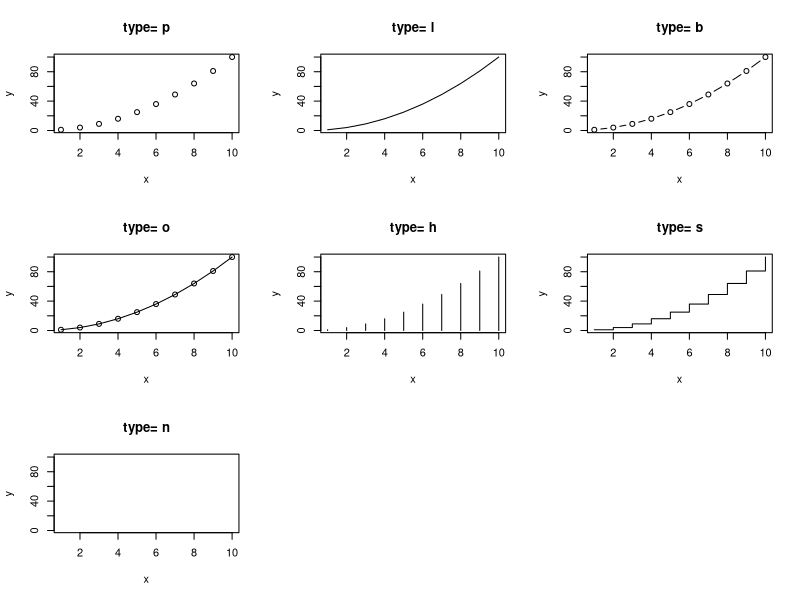
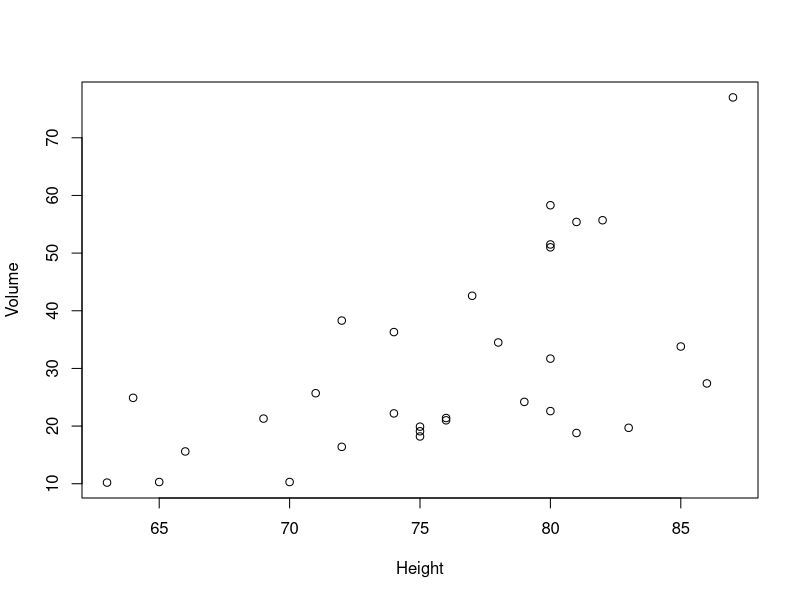
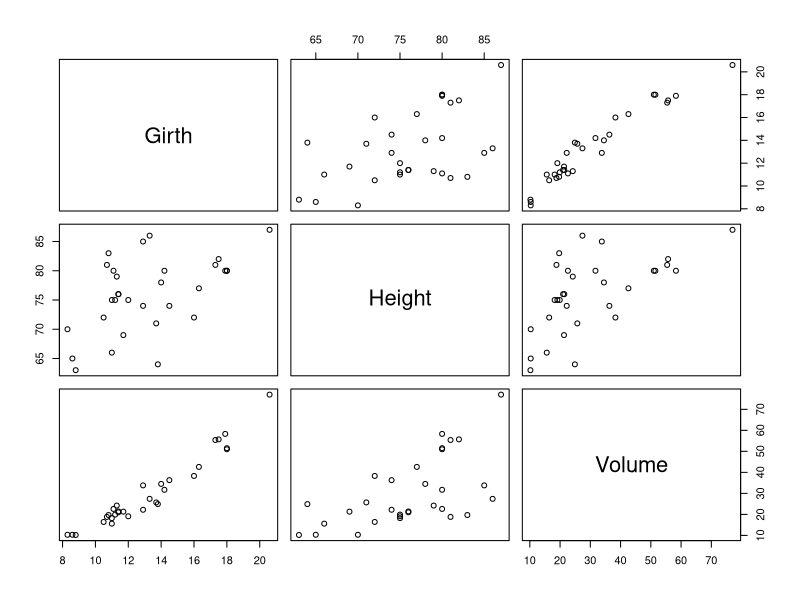
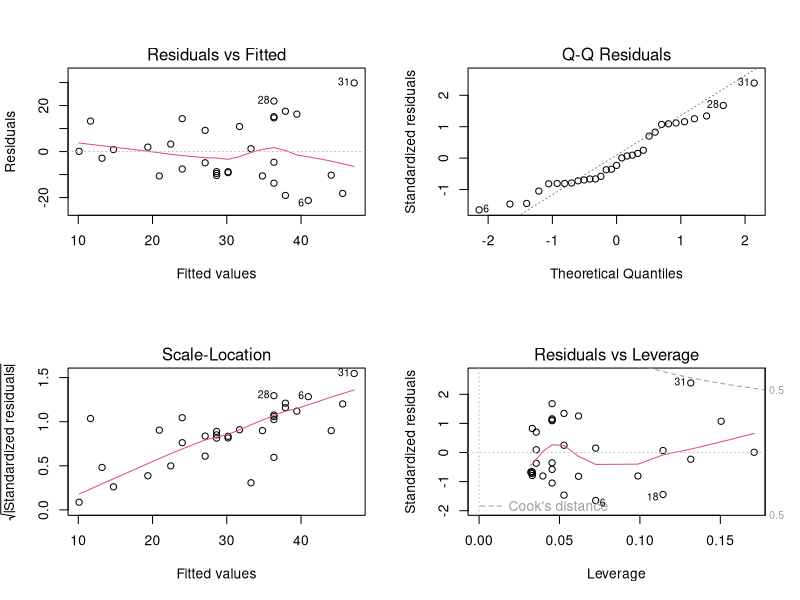
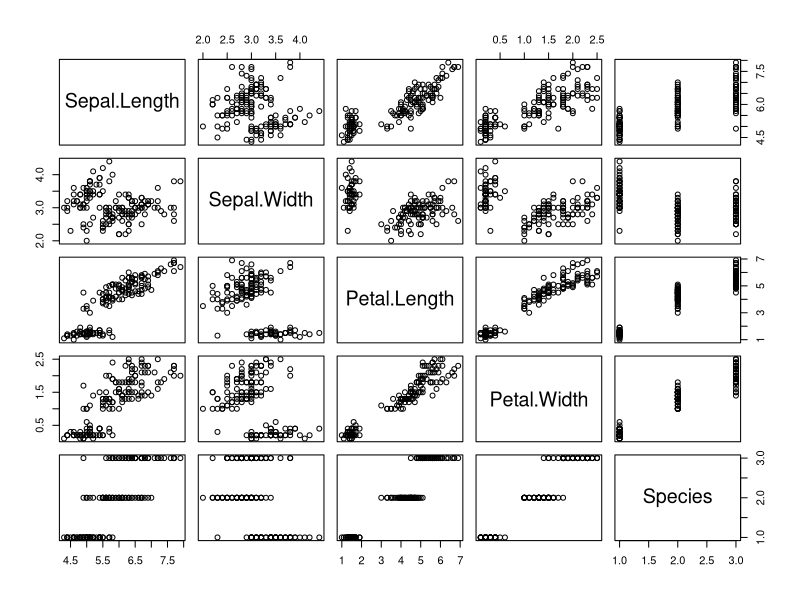
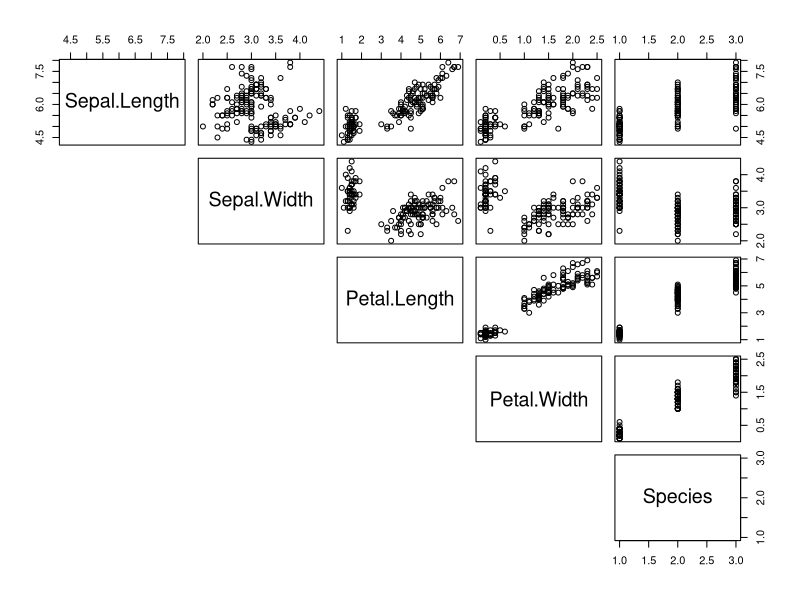
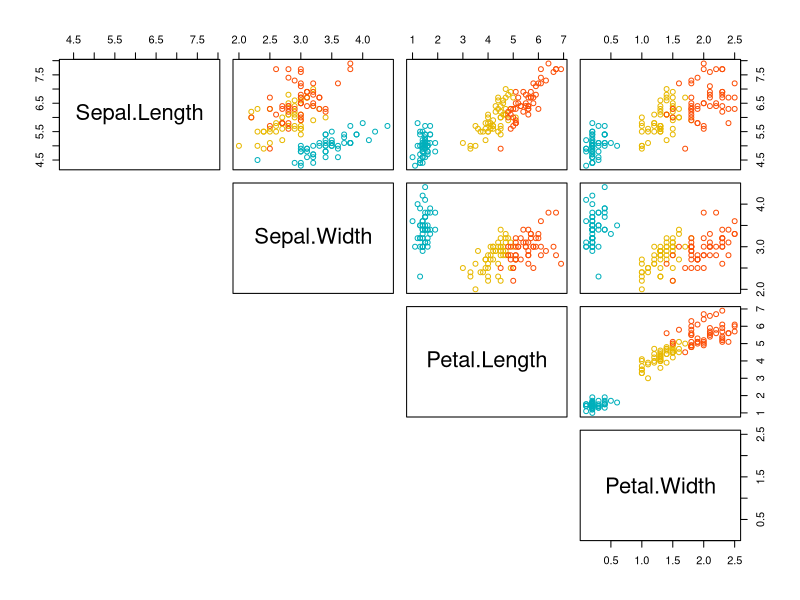
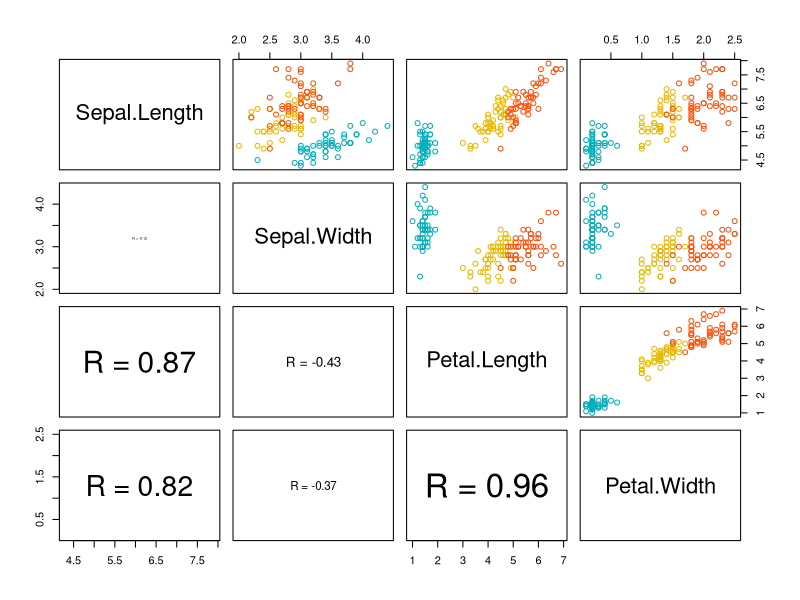

Source code (R) for these figures, in order:
## ---- chunk 1
# membuat vektor data 
x <- c(1:10); y <- x^2
## ---- chunk 2
# membagi jendela grafik menajdi 4 baris dan 2 kolom
par(mfrow=c(3,3))

# loop
type <- c("p","l","b","o","h","s","n")
for (i in type){
  plot(x,y, type= i,
       main= paste("type=", i))
}
## ---- chunk 3
par(mfrow=c(1,1))
## ---- chunk 4
library(tibble)
## ---- chunk 5
# memuat dataset
trees <- as_tibble(trees)

# print 
trees
## ---- chunk 6
# atau 
with(trees, plot(Height, Volume))
## ---- chunk 7
plot(trees)
## ---- chunk 8
# membagi jendela grafik menjadi 2 baris dan 2 kolom
par(mfrow=c(2,2))

# plot
plot(lm(Volume~Height, data=trees))
## ---- chunk 9
par(mfrow=c(1,1))
## ---- chunk 10
# memuat dataset irir
iris <- as_tibble(iris)

# print
iris
## ---- chunk 11
pairs(iris)
## ---- chunk 12
pairs(iris, lower.panel=NULL)
## ---- chunk 13
# drop variabel Species
# simpan dataset baru pada objek iris2
iris2 <- iris[ ,1:4]

# print
iris2

# spesifikasi vaktor warna titik berdasarkan spesies
my_col <- c("#00AFBB", "#E7B800", "#FC4E07")

# plot
pairs(iris2, lower.panel=NULL,
      # spesifikasi warna
      col= my_col[iris$Species])
## ---- chunk 14
# membuat fungsi untuk menghitung
# nilai korelasi yang ditempatkan pada panel bawah
panel.cor <- function(x, y){
    # definisi parameter grafik 
    usr <- par("usr"); on.exit(par(usr))
    par(usr = c(0, 1, 0, 1))
    # menghitung koefisien korelas
    r <- round(cor(x, y), digits=2)
    # menambahkan text berdasarkan koefisien korelasi
    txt <- paste0("R = ", r)
    # mengatur besar text sesuai besarnya nilai korelasi
    cex.cor <- 0.8/strwidth(txt)
    text(0.5, 0.5, txt, cex = cex.cor * abs(r))
}

# kustomisasi panel atas agar
# warna titik berdasarkan factor
my_col <- c("#00AFBB", "#E7B800", "#FC4E07")
upper.panel<-function(x, y){
  points(x,y, col = my_col[iris$Species])
}

pairs(iris2,
      lower.panel= panel.cor,
      upper.panel= upper.panel)
## ---- chunk 15
# kustomisasi panel atas
upper.panel<-function(x, y){
  points(x,y, col=c("#00AFBB", "#E7B800", "#FC4E07")[iris$Species])
  r <- round(cor(x, y), digits=2)
  txt <- paste0("R = ", r)
  usr <- par("usr"); on.exit(par(usr))
  par(usr = c(0, 1, 0, 1))
  text(0.5, 0.9, txt)
}

# plot
pairs(iris2, lower.panel = NULL, 
      upper.panel = upper.panel)
## ---- chunk 16
boxplot(iris$Sepal.Length)

## ---- chunk 17
boxplot(iris$Sepal.Length~iris$Species)
## ---- chunk 18
boxplot(iris$Sepal.Length~iris$Species,
        # ubah warna outline menjadi steelblue
        border = "steelblue",
        # ubah warna box berdasarkan grup
        col= c("#999999", "#E69F00", "#56B4E9"))
## ---- chunk 19
# memuat dataset sebagai tibble
ToothGrowth <- as_tibble(ToothGrowth)

# print
ToothGrowth

# ubah variable dose menjadi factor
ToothGrowth$dose <- as.factor(ToothGrowth$dose)

# print
ToothGrowth
## ---- chunk 20
boxplot(len ~ supp*dose, data = ToothGrowth,
        col = c("white", "steelblue"))
## ---- chunk 21
VADeaths
## ---- chunk 22
par(mfrow=c(1,2))
barplot(VADeaths[, "Rural Male"], main="a")
barplot(VADeaths[, "Rural Male"], main="b", horiz=TRUE)
## ---- chunk 23
barplot(VADeaths[, "Rural Male"],
        # ubah warna ouline menjadi steelblue
        border="steelblue",
        # ubah wana box
        col= c("grey", "yellow", "steelblue", "green", "orange"),
        # ubah nama grup dari A sampai E
        names.arg = LETTERS[1:5],
        # ubah orientasi menajadi horizontal
        horiz=TRUE)
## ---- chunk 24
# staked
barplot(VADeaths,
         col = c("lightblue", "mistyrose", "lightcyan", 
                 "lavender", "cornsilk"),
        legend = rownames(VADeaths))

## ---- chunk 25
# grouped
barplot(VADeaths,
         col = c("lightblue", "mistyrose", "lightcyan", 
                 "lavender", "cornsilk"),
        legend = rownames(VADeaths), beside = TRUE)

## ---- chunk 26
# Membuat vektor data
x <- c(1:20)
y <- 2*x
z <- x^2

# Membuat line plot x vs y
plot(y~x, type="b",
     lty=1,
     col="blue")

# Menambahkan line plot x vs z
lines(z~x, type="o",
      lty=2,
      col="red")

# Menambahkan legend
legend("topleft", legend=c("Line 1", "Line 2"),
       col=c("red", "blue"), lty = 1:2, cex=0.8)
## ---- chunk 27
par(mar = c(0, 1, 0, 1))
pie(
  c(280, 60, 20),
  c('Sky', 'Sunny side of pyramid', 'Shady side of pyramid'),
  col = c('#0292D8', '#F7EA39', '#C4B632'),
  init.angle = -50, border = NA
)
## ---- chunk 28
hist(trees$Height, col="steelblue")
## ---- chunk 29
# menghitung kernel density
dens <- density(trees$Height)

# plot densitas dengan outline merah
plot(dens,col="red")
## ---- chunk 30
# menghitung kernel density
dens <- density(trees$Height)

# histogram
hist(trees$Height, freq=FALSE, col="steelblue")

# tambahkan density plot
polygon(dens, border="red")
## ---- chunk 31
qqnorm(trees$Volume)
qqline(trees$Volume, col="red")
## ---- chunk 32
# mengurutkan dataset mtcars berdasarkan variabel mpg
mtcars <- mtcars[order(mtcars$mpg), ]

# mengubah variabel cyl menjadi factor
grps <- as.factor(mtcars$cyl)

# membuat vektor warna berdasarkan jumlah grup
my_cols <- c("#999999", "#E69F00", "#56B4E9")

# plot
dotchart(mtcars$mpg, labels = row.names(mtcars),
         groups = grps, gcolor = my_cols,
         color = my_cols[grps],
         cex = 0.6,  pch = 19, xlab = "mpg")
## ---- chunk 33
# menambahkan judul
barplot(c(2,5), main="Main title",
        xlab="X axis title",
        ylab="Y axis title",
        sub="Sub-title")
## ---- chunk 34
# menambahkan judul
barplot(c(2,5), 
        # menambahkan judul
        main="Main title",
        xlab="X axis title",
        ylab="Y axis title",
        sub="Sub-title",
        # kustomisasi warna font
        col.main="red", 
        col.lab="blue", 
        col.sub="black",
        # kustomisasi font style
        font.main=4, 
        font.lab=4, 
        font.sub=4,
        # kustomisasi ukuran font
        cex.main=2, 
        cex.lab=1.7, 
        cex.sub=1.2)
## ---- chunk 35
# menambahkan judul
barplot(c(2,5,8))

# menambahkan judul
title(main="Main title",
      xlab="X axis title",
      ylab="Y axis title",
      sub="Sub-title",
      # kustomisasi warna font
      col.main="red", 
      col.lab="blue", 
      col.sub="black",
      # kustomisasi font style
      font.main=4, 
      font.lab=4, 
      font.sub=4,
      # kustomisasi ukuran font
      cex.main=2, 
      cex.lab=1.7, 
      cex.sub=1.2)
## ---- chunk 36
# membuat vektor numerik
x <- c(1:10)
y <- x^2
z <- x*2

# membuat line plot
plot(x,y, type="o", col="red", lty=1)

# menambahkan line plot
lines(x,z, type="o", col="blue", lty=2)

# menambahkan legend
legend(1, 95, legend=c("Line 1", "Line 2"),
       col=c("red", "blue"), lty=1:2, cex=0.8)
## ---- chunk 37
# membuat line plot
plot(x,y, type="o", col="red", lty=1)

# menambahkan line plot
lines(x,z, type="o", col="blue", lty=2)

# menambahkan legend
legend(1, 95, legend=c("Line 1", "Line 2"),
       col=c("red", "blue"), lty=1:2, cex=0.8,
       title="Line types", text.font=4, bg='lightblue')
## ---- chunk 38
# membuat line plot
plot(x,y, type="o", col="red", lty=1)

# menambahkan line plot
lines(x,z, type="o", col="blue", lty=2)

# menambahkan legend
legend(1, 95, legend=c("Line 1", "Line 2"),
       col=c("red", "blue"), lty=1:2, cex=0.8,
       title="Line types", text.font=4, bg='white',
       box.lty=2, box.lwd=2, box.col="steelblue")
## ---- chunk 39
# plot
plot(x,y, type = "n")

# posisi kiri atas, inset =0.05
legend("topleft",
  legend = "(x,y)",
  title = "topleft, inset = .05",
  inset = 0.05)
# posisi atas
legend("top",
       legend = "(x,y)",
       title = "top")
# posisi kanan atas inset = .02
legend("topright",
       legend = "(x,y)",
       title = "topright, inset = .02",
       inset = 0.02)
# posisi kiri
legend("left",
       legend = "(x,y)",
       title = "left")
# posisi tengah
legend("center",
       legend = "(x,y)",
       title = "center")
# posisi kanan
legend("right",
       legend = "(x,y)",
       title = "right")
# posisi kiri bawah
legend("bottomleft",
       legend = "(x,y)",
       title = "bottomleft")
# posisi bawah
legend("bottom",
       legend = "(x,y)",
       title = "bottom")
# posisi kanan bawah
legend("bottomright",
       legend = "(x,y)",
       title = "bottomright")
## ---- chunk 40

# tandai observasi yang memiliki nilai
# mpg < 15 dan wt > 5
d <- mtcars[mtcars$wt >= 5 & mtcars$mpg <= 15, ]


# plot
plot(mtcars$wt, mtcars$mpg, main="Milage vs. Car Weight",
      xlab="Weight", ylab="Miles/(US) gallon")

# menambahkan text
text(d$wt, d$mpg,  row.names(d),
     cex=0.65, pos=3,col="red")

## ---- chunk 41

plot(1:10, 1:10, 
     main="text(...) examples\n~~~~~~~~~~~")
text(4, 9, expression(hat(beta) == (X^t * X)^{-1} * X^t * y))
text(7, 4, expression(bar(x) == sum(frac(x[i], n), i==1, n)))

## ---- chunk 42
plot(1:10, 1:10, 
     main="mtext(...) examples\n~~~~~~~~~~~")
mtext("Magic function", side=3)
## ---- chunk 43
# membuat plot
plot(mtcars$wt, mtcars$mpg, main="Milage vs. Car Weight",
      xlab="Weight", ylab="Miles/(US) gallon")

# menambahkan garis vertikal di titik rata-rata weight
abline(v=mean(mtcars$wt), col="red", lwd=3, lty=2)

# menambahkan garis horizontal di titik rata-rata  mpg
abline(h=mean(mtcars$mpg), col="blue", lwd=3, lty=3)

# menambahkan garis regresi
abline(lm(mpg~wt, data=mtcars), lwd=4, lty=4)

## ---- chunk 44
generateRPointShapes<-function(){
  # menentukan parameter plot
  oldPar<-par()
  par(font=2, mar=c(0.5,0,0,0))
  # produksi titik axis
  y=rev(c(rep(1,6),rep(2,5), rep(3,5), rep(4,5), rep(5,5)))
  x=c(rep(1:5,5),6)
  # plot seluruh titik dan label
  plot(x, y, pch = 0:25, cex=1.5, ylim=c(1,5.5), xlim=c(1,6.5), 
       axes=FALSE, xlab="", ylab="", bg="blue")
  text(x, y, labels=0:25, pos=3)
  par(mar=oldPar$mar,font=oldPar$font )
}

# Print
generateRPointShapes()
## ---- chunk 45
generateRLineTypes<-function(){
  oldPar<-par()
  par(font=2, mar=c(0,0,0,0))
  plot(1, pch="", ylim=c(0,6), xlim=c(0,0.7), axes = FALSE ,xlab="", ylab="")
  for(i in 0:6) lines(c(0.3,0.7), c(i,i), lty=i, lwd=3)
  text(rep(0.1,6), 0:6, 
       labels=c("0.'blank'", "1.'solid'", "2.'dashed'", "3.'dotted'", 
                "4.'dotdash'", "5.'longdash'", "6.'twodash'"))
  par(mar=oldPar$mar,font=oldPar$font )
}
generateRLineTypes()
## ---- chunk 46
# membuat vektor numerik
x <- c(1:4)
y <- x^2

# plot
plot(x, y, pch=18, col="red", type="b",
     frame=FALSE, xaxt="n") # Remove x axis

# menambahkan axis
# bawah
axis(1, 1:4, LETTERS[1:4], col.axis="blue")
# atas
axis(3, col = "darkgreen", lty = 2, lwd = 0.5)
# kanan
axis(4, col = "violet", col.axis = "dark violet", lwd = 2)
## ---- chunk 47
# membagi jendela grafik menjadi 1 baris dan 3 kolom
par(mfrow=c(1,3))

# membuat vektor numerik
x<-c(1:10); y<-x*x

# simple plot
plot(x, y)

# plot dengan pengaturan rentang skala
plot(x, y, xlim=c(1,15), ylim=c(1,150))

# plot dengan transformasi skala log
plot(x, y, log="y")
## ---- chunk 48
par(mfrow=c(1,1))
## ---- chunk 49
# membuat vektor numerik
x<-c(1:10); y<-x*x

# plot
plot(x,y,
     # warna
     col.axis="red",
     # font style
     font.axis=2,
     # ukuran
     cex=1.5,
     # orientasi
     las=3,
     # sembunyikan sumbu x
     xaxt="n")
## ---- chunk 50
showCols <- function(cl=colors(), bg = "grey",
                     cex = 0.75, rot = 30) {
    m <- ceiling(sqrt(n <-length(cl)))
    length(cl) <- m*m; cm <- matrix(cl, m)
    require("grid")
    grid.newpage(); vp <- viewport(w = .92, h = .92)
    grid.rect(gp=gpar(fill=bg))
    grid.text(cm, x = col(cm)/m, y = rev(row(cm))/m, rot = rot,
              vp=vp, gp=gpar(cex = cex, col = cm))
}

# print 60 nama warna pertama
showCols(bg="gray20", cl=colors()[1:60], rot=30, cex=0.9)
